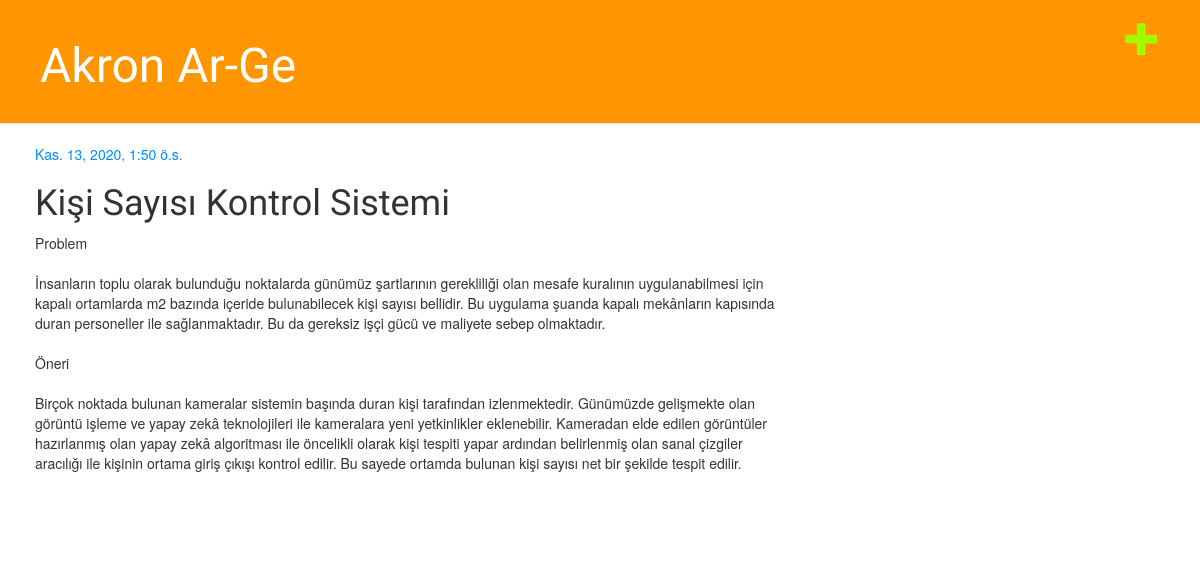
The app's page /post/1/ with its own data.
### blog/models.py (models this page shows, shortened)
class Post(models.Model):
    author = models.ForeignKey('auth.User', on_delete=models.CASCADE)
    title = models.CharField(max_length=200)
    text = models.TextField()
    created_date = models.DateTimeField(
            default=timezone.now)
    published_date = models.DateTimeField(
            blank=True, null=True)

### blog/views.py (the view)
# urls.py: path('post/<int:pk>/', views.post_detail, name='post_detail'),
def post_detail(request, pk):
    post = get_object_or_404(Post,pk=pk)
    return render(request, 'blog/post_detail.html',{'post':post})

### blog/templates/blog/post_detail.html
{% extends 'blog/base.html' %}
{% block content %}
    <div class="post">
        {% if post.published_date %}
            <div class="date">
                {{ post.published_date }}
            </div>
        {% endif %}
        <h1>{{ post.title }}</h1>
        <p>{{ post.text|linebreaksbr }}</p>
    </div>
{% endblock %}

### blog/static/css/blog.css (style rules this page uses)
h1, h2, h3, h4 { font-family: 'Lobster', cursive; }
.date { color: rgb(2, 140, 253); }
.post { margin-bottom: 70px; }

### records on screen
Post: published_date "Kas. 13, 2020, 1:50 ö.s.", title "Kişi Sayısı Kontrol Sistemi", text "Problem İnsanların toplu olarak bulunduğu noktalarda günümüz şartlarının gerekliliği olan mesafe kuralının uygulanabilmesi için kapalı ortamlarda m2 bazında içeride bulunabilecek kişi sayısı bellidir. Bu uygulama şuanda kapalı mekânların kapısında duran personeller ile sağlanmaktadır. Bu da gereksiz işçi gücü ve maliyete sebep olmaktadır. Öneri Birçok noktada bulunan kameralar sistemin başında duran kişi tarafından izlenmektedir. Günümüzde gelişmekte olan görüntü işleme ve yapay zekâ teknolojileri ile kameralara yeni yetkinlikler eklenebilir. Kameradan elde edilen görüntüler hazırlanmış olan yapay zekâ algoritması ile öncelikli olarak kişi tespiti yapar ardından belirlenmiş olan sanal…"
